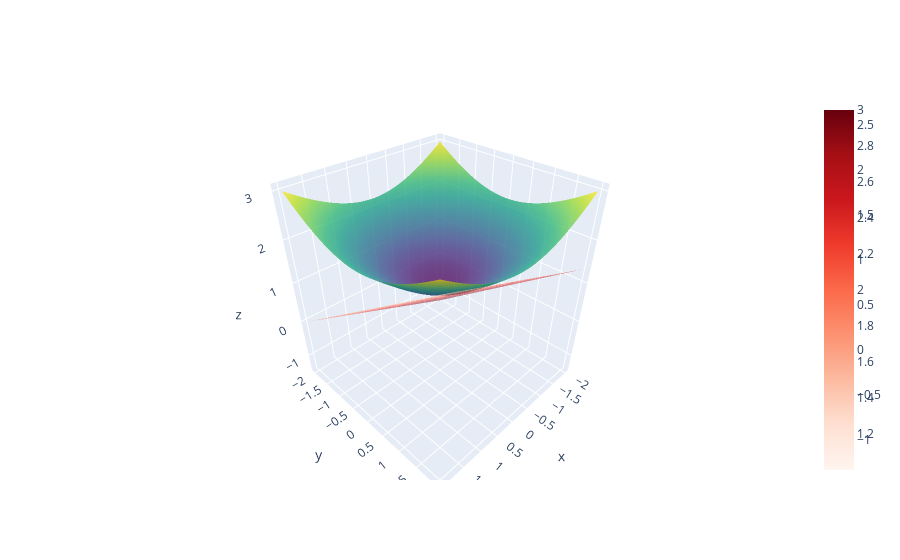

Notebook code for this chart:
### Markdown cell above
![image.png](attachment:image.png)

### Code cell
import plotly.graph_objects as go
import numpy as np

def f(x,y):
    return np.sqrt(1+x**2 + y**2)

# Calculate the Differential Numerically

x0,y0 = 0.5,1
z0 = f(x0,y0)
h= 0.0001
df_dx = (f(x0+h,y0)-f(x0-h,y0))/(2*h)
df_dy = (f(x0,y0+h)-f(x0,y0-h))/(2*h)

def tangetplane(x,y):
    return z0 + df_dx*(x-x0) + df_dy*(y-y0)

# Create a grid of points
x = np.linspace(-2, 2, 100)
y = np.linspace(-2, 2, 100)
X, Y = np.meshgrid(x, y)
Z = f(X, Y)
Z_tangent = tangetplane(X,Y)

# Create the 3D plot
fig = go.Figure()

# Add Surface plot of the function
fig.add_trace(go.Surface(z=Z, x=X, y=Y, colorscale='Viridis', opacity=0.8, name='Surface'))
# Add Surface plot of the tangent plane
fig.add_trace(go.Surface(z=Z_tangent, x=X, y=Y, colorscale='Reds', opacity=0.5, name='Tangent Plane'))
#

### Figure 1 — Plotly figure (JSON) as saved in the notebook; plotly's stock layout.template omitted (floating-point values rounded to 4 significant figures; data arrays with more than 128 entries replaced by an {"elided": "..."} marker saying what was removed)
{"data": [{"colorscale": [[0, "#440154"], [0.1111, "#482878"], [0.2222, "#3e4989"], [0.3333, "#31688e"], [0.4444, "#26828e"], [0.5556, "#1f9e89"], [0.6667, "#35b779"], [0.7778, "#6ece58"], [0.8889, "#b5de2b"], [1, "#fde725"]], "name": "Surface", "opacity": 0.8, "type": "surface", "x": {"elided": "100x100 float values"}, "y": {"elided": "100x100 float values"}, "z": {"elided": "100x100 float values"}}, {"colorscale": [[0, "rgb(255,245,240)"], [0.125, "rgb(254,224,210)"], [0.25, "rgb(252,187,161)"], [0.375, "rgb(252,146,114)"], [0.5, "rgb(251,106,74)"], [0.625, "rgb(239,59,44)"], [0.75, "rgb(203,24,29)"], [0.875, "rgb(165,15,21)"], [1, "rgb(103,0,13)"]], "name": "Tangent Plane", "opacity": 0.5, "type": "surface", "x": {"elided": "100x100 float values"}, "y": {"elided": "100x100 float values"}, "z": {"elided": "100x100 float values"}}], "layout": {}}
